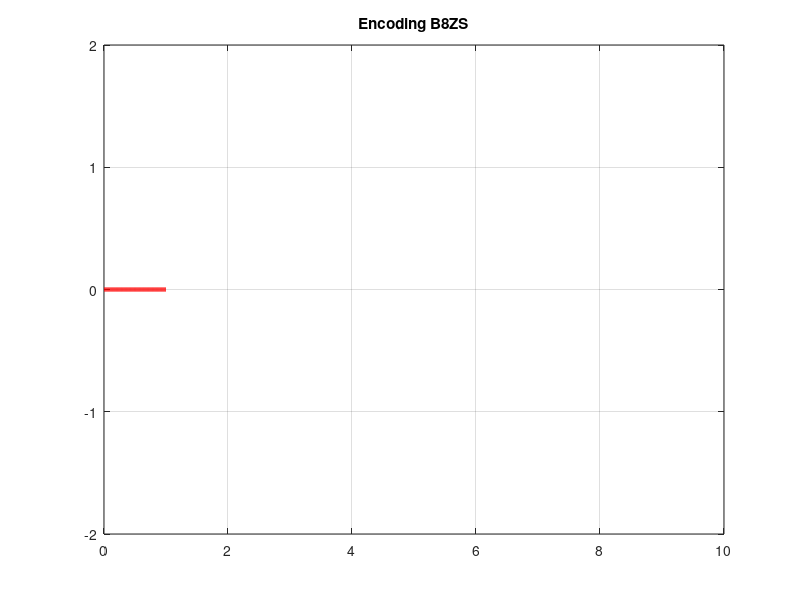

This figure's MATLAB source:
%Encoding
clc;
clear;
bits=input("Given an array: ");
bitrate=1;
n=100;
T=length(bits)/bitrate;
N=length(bits)*n;
dt=T/N;
t=0:dt:T;
x=zeros(1,length(t));
con_zero=0;
for i=1:length(bits)
    if bits(i)==0
        con_zero = con_zero+1;
    end
    if con_zero == 8
        bits(i-4)=-1;
        bits(i-3)=1;
        bits(i-1)=-1;
        bits(i)=1;
        con_zero=0;
    end
end
state=1;
for i=1:length(bits)
    if bits(i) == 1
        state=state * (-1);
        x((i-1)*n+1:i*n)=state;
    end
    if bits(i) ==-1
         x((i-1)*n+1:i*n)=state;
    end
        
    
end

plot(t,x,"LineWidth",3,"Color","r");
xlim([0,10]);
ylim([-2,2]);
grid on;
title("Encoding B8ZS");
    
    